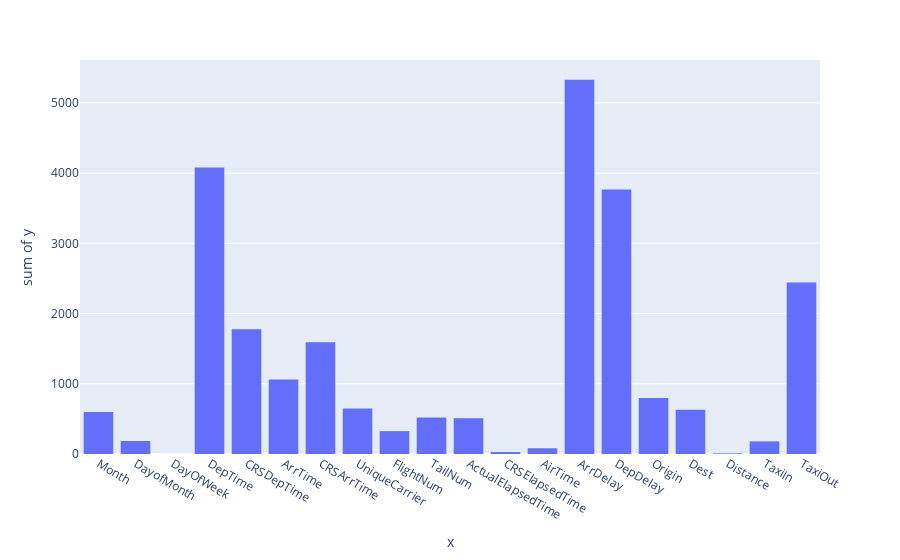

Write notebook code for a chart like this one.
### Code cell
bar = pl.histogram(y=fit_SKB.scores_, x = j)
bar.show()

### Figure 1 — Plotly figure (JSON) as saved in the notebook; plotly's stock layout.template omitted (floating-point values rounded to 4 significant figures)
{"data": [{"alignmentgroup": "True", "bingroup": "x", "histfunc": "sum", "hovertemplate": "x=%{x}<br>sum of y=%{y}<extra></extra>", "legendgroup": "", "marker": {"color": "#636efa", "pattern": {"shape": ""}}, "name": "", "offsetgroup": "", "orientation": "v", "showlegend": false, "type": "histogram", "x": ["Month", "DayofMonth", "DayOfWeek", "DepTime", "CRSDepTime", "ArrTime", "CRSArrTime", "UniqueCarrier", "FlightNum", "TailNum", "ActualElapsedTime", "CRSElapsedTime", "AirTime", "ArrDelay", "DepDelay", "Origin", "Dest", "Distance", "TaxiIn", "TaxiOut"], "xaxis": "x", "y": [597.2, 185.4, 0.7406, 4080.0, 1776.0, 1060.0, 1591.0, 647.3, 325.7, 518.5, 510.3, 27.23, 81.66, 5330.0, 3767.0, 797.0, 630.1, 9.398, 179.9, 2442.0], "yaxis": "y"}], "layout": {"autosize": true, "barmode": "relative", "legend": {"tracegroupgap": 0}, "margin": {"t": 60}, "xaxis": {"anchor": "y", "autorange": true, "domain": [0, 1], "range": [-0.5, 19.5], "title": {"text": "x"}, "type": "category"}, "yaxis": {"anchor": "x", "autorange": true, "domain": [0, 1], "range": [0, 5611.0], "title": {"text": "sum of y"}, "type": "linear"}}}
